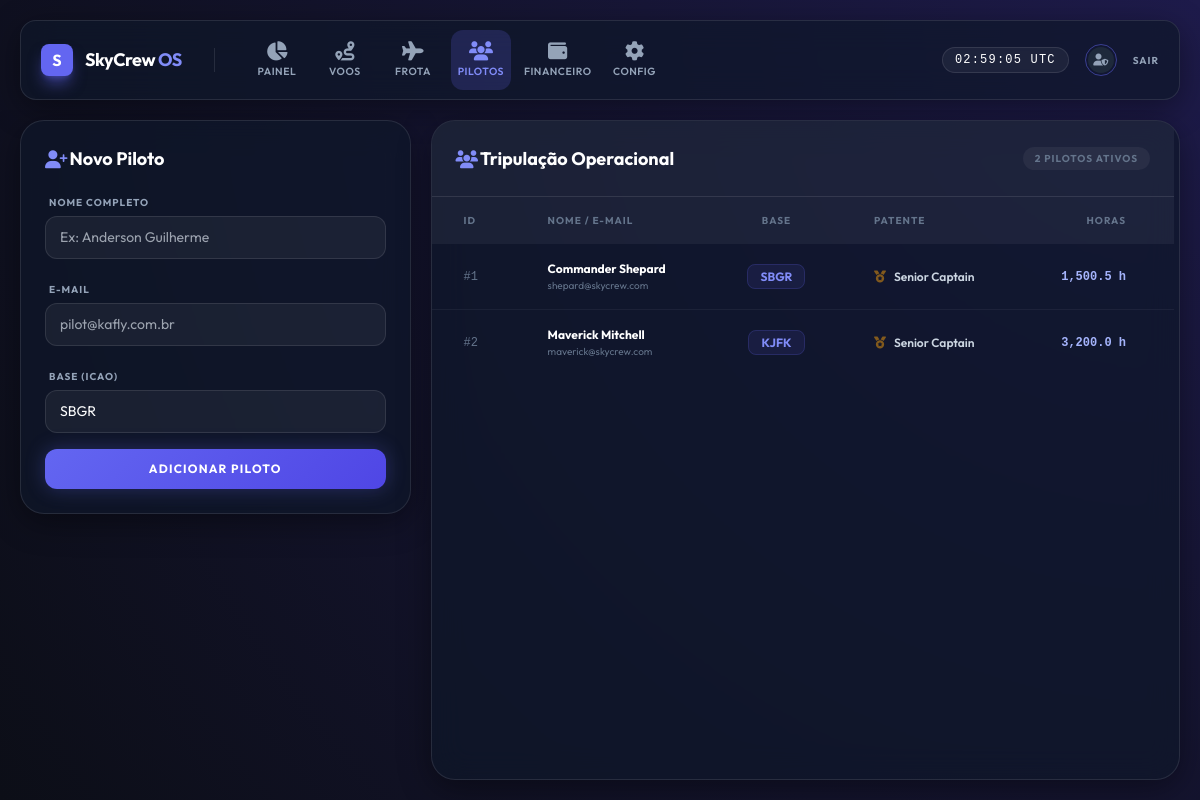
Before: /admin/pilots.php (signed in) with the older database file.
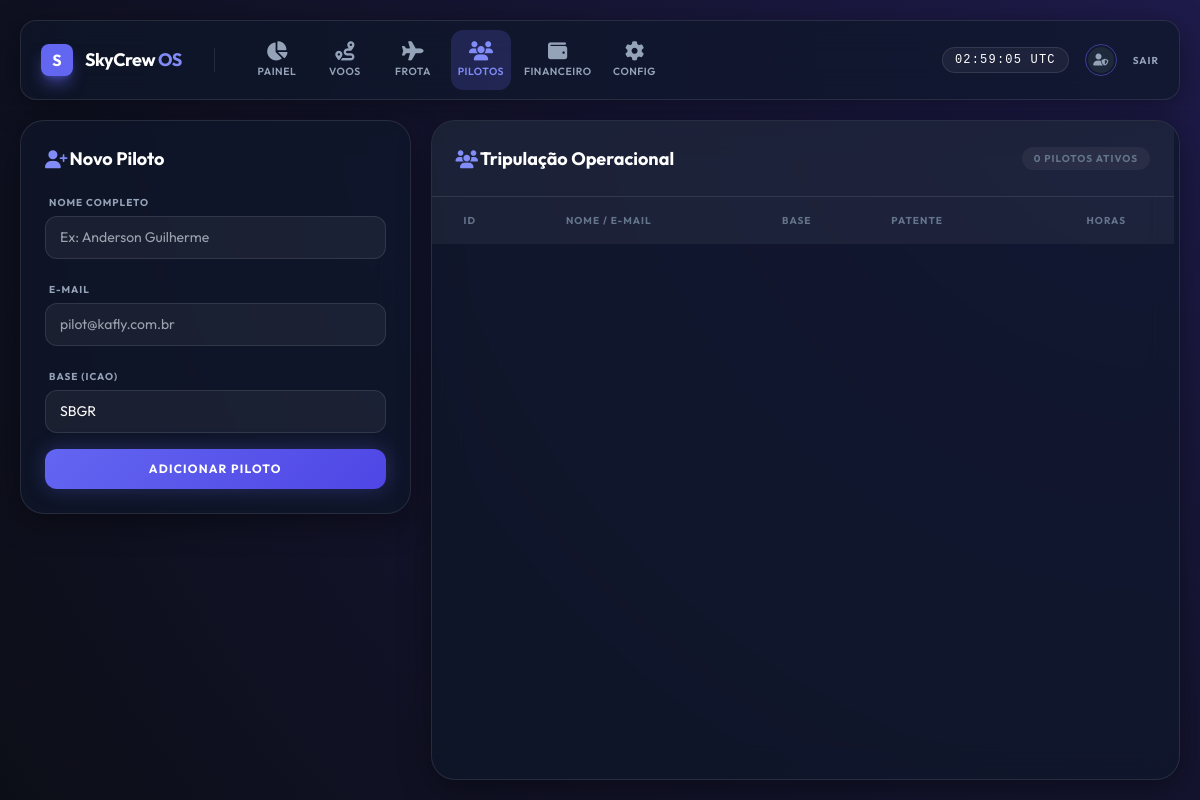
After: the same page with the newer database file.
### tables this page shows
CREATE TABLE `pilots` (
  `id` int NOT NULL AUTO_INCREMENT,
  `user_id` int NOT NULL,
  `name` varchar(100) NOT NULL,
  `rank` varchar(50) DEFAULT 'Cadet',
  `current_base` char(4) NOT NULL DEFAULT 'SBGR',
  `total_hours` decimal(10,2) DEFAULT '0.00',
  `balance` decimal(15,2) DEFAULT '0.00',
  PRIMARY KEY (`id`),
  KEY `user_id` (`user_id`),
  CONSTRAINT `fk_pilot_user` FOREIGN KEY (`user_id`) REFERENCES `users` (`id`) ON DELETE CASCADE
);

CREATE TABLE `users` (
  `id` int NOT NULL AUTO_INCREMENT,
  `email` varchar(150) NOT NULL,
  `password` varchar(255) NOT NULL,
  `role` enum('admin','pilot') NOT NULL DEFAULT 'pilot',
  `created_at` timestamp NULL DEFAULT CURRENT_TIMESTAMP,
  PRIMARY KEY (`id`),
  UNIQUE KEY `email` (`email`)
);

### admin/pilots.php (the view, shortened to what this page needs)
<?php
require_once '../db_connect.php';
$stmt = $pdo->query("SELECT p.*, u.email FROM pilots p JOIN users u ON p.user_id = u.id ORDER BY p.name");
$pilots = $stmt->fetchAll();
include '../includes/layout_header.php';
?>
<div class="sidebar-narrow flex flex-col gap-6">
    <div class="glass-panel p-6 rounded-3xl shrink-0">
        <h2 class="section-title"><i class="fas fa-user-plus text-indigo-400"></i> Novo Piloto</h2>
        <form method="POST" class="space-y-4">
            <div class="space-y-1">
                <label class="text-[10px] font-bold text-slate-400 uppercase tracking-widest ml-1">Nome Completo</label>
                <input type="text" name="name" class="form-input" placeholder="Ex: Anderson Guilherme" required>
            </div>
            <div class="space-y-1">
                <label class="text-[10px] font-bold text-slate-400 uppercase tracking-widest ml-1">E-mail</label>
                <input type="email" name="email" class="form-input" placeholder="pilot@kafly.com.br" required>
            </div>
            <div class="space-y-1">
                <label class="text-[10px] font-bold text-slate-400 uppercase tracking-widest ml-1">Base (ICAO)</label>
                <input type="text" name="base" class="form-input uppercase" value="SBGR" maxlength="4" required>
            </div>
            <button type="submit" name="add_pilot" class="btn-glow w-full py-3 mt-2 uppercase tracking-widest text-xs">Adicionar Piloto</button>
        </form>
    </div>
</div>
<div class="scrollable-panel glass-panel rounded-3xl overflow-hidden flex flex-col">
    <div class="p-6 border-b border-white/10 flex justify-between items-center bg-white/5">
        <h2 class="section-title mb-0"><i class="fas fa-users text-indigo-400"></i> Tripulação Operacional</h2>
        <div class="text-[10px] font-bold text-slate-500 uppercase tracking-widest bg-white/5 px-3 py-1 rounded-full">
            <?php echo count($pilots); ?> Pilotos Ativos
        </div>
    </div>
    <div class="flex-1 overflow-y-auto">
        <table class="w-full text-left text-[12px]">
            <thead class="bg-white/5 sticky top-0 z-10">
                <tr class="text-[10px] uppercase tracking-widest text-slate-500 font-bold">
                    <th class="px-8 py-4">ID</th>
                    <th class="px-8 py-4">Nome / E-mail</th>
                    <th class="px-8 py-4 text-center">Base</th>
                    <th class="px-8 py-4">Patente</th>
                    <th class="px-8 py-4 text-right pr-12">Horas</th>
                </tr>
            </thead>
            <tbody class="divide-y divide-white/5">
                <?php foreach ($pilots as $p): ?>
                    <tr class="hover:bg-white/5 transition group">
                        <td class="px-8 py-4 text-slate-500 font-mono">#<?php echo $p['id']; ?></td>
                        <td class="px-8 py-4">
                            <div class="font-bold text-white"><?php echo htmlspecialchars($p['name']); ?></div>
                            <div class="text-[10px] text-slate-500"><?php echo htmlspecialchars($p['email']); ?></div>
                        </td>
                        <td class="px-8 py-4 text-center">
                            <span class="bg-indigo-500/10 text-indigo-400 px-3 py-1 rounded-lg font-bold border border-indigo-500/20">
                                <?php echo $p['current_base']; ?>
                            </span>
                        </td>
                        <td class="px-8 py-4">
                            <div class="flex items-center gap-2">
                                <i class="fas fa-medal text-amber-500/50"></i>
                                <span class="font-semibold text-slate-300"><?php echo $p['rank'] ?: 'Cadet'; ?></span>
                            </div>
                        </td>
                        <td class="px-8 py-4 text-right pr-12 font-mono text-indigo-300 font-bold">
                            <?php echo number_format($p['total_hours'], 1); ?> h
                        </td>
                    </tr>
                <?php endforeach; ?>
            </tbody>
        </table>
    </div>
</div>
<?php include '../includes/layout_footer.php'; ?>

### includes/layout_header.php (shortened to what this page needs)
<?php
$role = $_SESSION['role'] ?? 'pilot';
$is_admin = ($role === 'admin');
$current_page = basename($_SERVER['PHP_SELF']);
?>
<!DOCTYPE html>
<html lang="pt-BR">
<head>
    <script src="https://cdn.tailwindcss.com"></script>
    <link rel="stylesheet" href="https://cdnjs.cloudflare.com/ajax/libs/font-awesome/6.4.0/css/all.min.css">
</head>
<body>
    <?php echo $bgElement ?? '<div class="immersive-bg"></div>'; ?>
    <div class="page-container">
        <div class="top-bar glass-panel">
            <div class="flex items-center gap-6">
                <div class="flex items-center gap-3">
                    <div class="w-8 h-8 rounded-lg bg-indigo-500 flex items-center justify-center text-white font-bold shadow-lg shadow-indigo-500/50">S</div>
                    <span class="font-bold text-lg text-white tracking-tight">SkyCrew <span class="text-indigo-400">OS</span></span>
                </div>
                <nav class="flex gap-2">
                    <?php if ($is_admin): ?>
                        <a href="dashboard.php" class="nav-button <?php echo $current_page == 'dashboard.php' ? 'active' : ''; ?>" title="Painel">
                            <i class="fas fa-chart-pie"></i>
                            <span class="nav-label">Painel</span>
                        </a>
                        <a href="flights.php" class="nav-button <?php echo $current_page == 'flights.php' ? 'active' : ''; ?>" title="Voos">
                            <i class="fas fa-route"></i>
                            <span class="nav-label">Voos</span>
                        </a>
                        <a href="fleet.php" class="nav-button <?php echo $current_page == 'fleet.php' ? 'active' : ''; ?>" title="Frota">
                            <i class="fas fa-plane"></i>
                            <span class="nav-label">Frota</span>
                        </a>
                        <a href="pilots.php" class="nav-button <?php echo $current_page == 'pilots.php' ? 'active' : ''; ?>" title="Pilotos">
                            <i class="fas fa-users"></i>
                            <span class="nav-label">Pilotos</span>
                        </a>
                        <a href="financials.php" class="nav-button <?php echo $current_page == 'financials.php' ? 'active' : ''; ?>" title="Financeiro">
                            <i class="fas fa-wallet"></i>
                            <span class="nav-label">Financeiro</span>
                        </a>
                        <a href="settings.php" class="nav-button <?php echo $current_page == 'settings.php' ? 'active' : ''; ?>" title="Configurações">
                            <i class="fas fa-cog"></i>
                            <span class="nav-label">Config</span>
                        </a>
                    <?php endif; ?>
                </nav>
            </div>
            <div class="flex items-center gap-4">
                <div id="top-clock" class="text-white font-mono text-xs tracking-widest bg-white/5 px-3 py-1 rounded-full border border-white/10 text-indigo-300">--:--:-- UTC</div>
                <div class="h-8 w-8 rounded-full border border-indigo-500/50 p-0.5">
                    <div class="w-full h-full rounded-full bg-slate-800 flex items-center justify-center text-slate-400 text-xs"><i class="fas fa-user-<?php echo $is_admin ? 'shield' : 'pilot'; ?>"></i></div>
                </div>
                <a href="../logout.php" class="text-slate-400 hover:text-white transition text-[10px] uppercase font-bold tracking-widest">Sair</a>
            </div>
        </div>
        <div class="content-area">

### includes/layout_footer.php (shortened to what this page needs)
        </div>
    </div>
</body>
</html>

### includes/layout_header.php (style rules this page uses)
body { font-family: 'Outfit', sans-serif; margin: 0; padding: 0; overflow: hidden; background: #0c0e17; color: white; height: 100vh; }
.immersive-bg { position: fixed; top: 0; left: 0; width: 100%; height: 100%; z-index: -1; background: radial-gradient(circle at top right, #1e1b4b 0%, #0c0e17 100%); }
.glass-panel { background: rgba(15, 23, 42, 0.7); backdrop-filter: blur(16px); -webkit-backdrop-filter: blur(16px); border: 1px solid rgba(255, 255, 255, 0.1); box-shadow: 0 8px 32px 0 rgba(0, 0, 0, 0.4); }
.top-bar { height: 80px; margin: 20px 20px 10px 20px; border-radius: 16px; display: flex; align-items: center; justify-content: space-between; padding: 0 20px; flex-shrink: 0; }
.nav-button { min-width: 60px; height: 60px; border-radius: 12px; display: flex; flex-direction: column; align-items: center; justify-content: center; color: #94a3b8; transition: all 0.3s; text-decoration: none; padding: 5px; }
.nav-button i { font-size: 1.2rem; }
.nav-label { font-size: 0.65rem; font-weight: 600; margin-top: 4px; text-transform: uppercase; letter-spacing: 0.05em; }
.nav-button:hover, .nav-button.active { background: rgba(99, 102, 241, 0.2); color: #818cf8; }
.btn-glow { background: linear-gradient(135deg, #6366f1 0%, #4f46e5 100%); box-shadow: 0 0 20px rgba(99, 102, 241, 0.3); border: none; color: white; font-weight: 700; border-radius: 12px; cursor: pointer; transition: all 0.3s; }
.form-input { background: rgba(255,255,255,0.05); border: 1px solid rgba(255,255,255,0.1); color: white; border-radius: 12px; padding: 10px 14px; font-size: 0.875rem; width: 100%; transition: all 0.3s; }
.page-container { display: flex; flex-direction: column; height: 100vh; }
.content-area { flex: 1; overflow: hidden; display: flex; padding: 10px 20px 20px 20px; gap: 20px; }
.scrollable-panel { flex: 1; overflow-y: auto; padding-right: 5px; }
.section-title { font-weight: 700; font-size: 1.125rem; color: white; display: flex; align-items: center; gap: 2px; margin-bottom: 1rem; }

Changed rows visible on the page:
removed pilots: id "1", name "Commander Shepard", user.email "shepard@skycrew.com", current_base "SBGR", rank "Senior Captain", total_hours "1,500.5"
removed pilots: id "2", name "Maverick Mitchell", user.email "maverick@skycrew.com", current_base "KJFK", rank "Senior Captain", total_hours "3,200.0"
Other visible differences:
count($pilots): "2" → "0"
